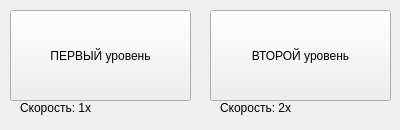
<?xml version="1.0" encoding="UTF-8"?>
<ui version="4.0">
 <class>MainWindow</class>
 <widget class="QMainWindow" name="MainWindow">
  <property name="geometry">
   <rect>
    <x>0</x>
    <y>0</y>
    <width>400</width>
    <height>130</height>
   </rect>
  </property>
  <property name="windowTitle">
   <string>MainWindow</string>
  </property>
  <widget class="QWidget" name="centralwidget">
   <widget class="QPushButton" name="to_lvl1_button">
    <property name="geometry">
     <rect>
      <x>10</x>
      <y>10</y>
      <width>181</width>
      <height>91</height>
     </rect>
    </property>
    <property name="text">
     <string>ПЕРВЫЙ уровень</string>
    </property>
   </widget>
   <widget class="QPushButton" name="to_lvl2_button">
    <property name="geometry">
     <rect>
      <x>210</x>
      <y>10</y>
      <width>181</width>
      <height>91</height>
     </rect>
    </property>
    <property name="text">
     <string>ВТОРОЙ уровень</string>
    </property>
   </widget>
   <widget class="QLabel" name="label">
    <property name="geometry">
     <rect>
      <x>20</x>
      <y>100</y>
      <width>161</width>
      <height>16</height>
     </rect>
    </property>
    <property name="text">
     <string>Скорость: 1x</string>
    </property>
   </widget>
   <widget class="QLabel" name="label_2">
    <property name="geometry">
     <rect>
      <x>220</x>
      <y>100</y>
      <width>161</width>
      <height>16</height>
     </rect>
    </property>
    <property name="text">
     <string>Скорость: 2x</string>
    </property>
   </widget>
  </widget>
 </widget>
 <resources/>
 <connections/>
</ui>
